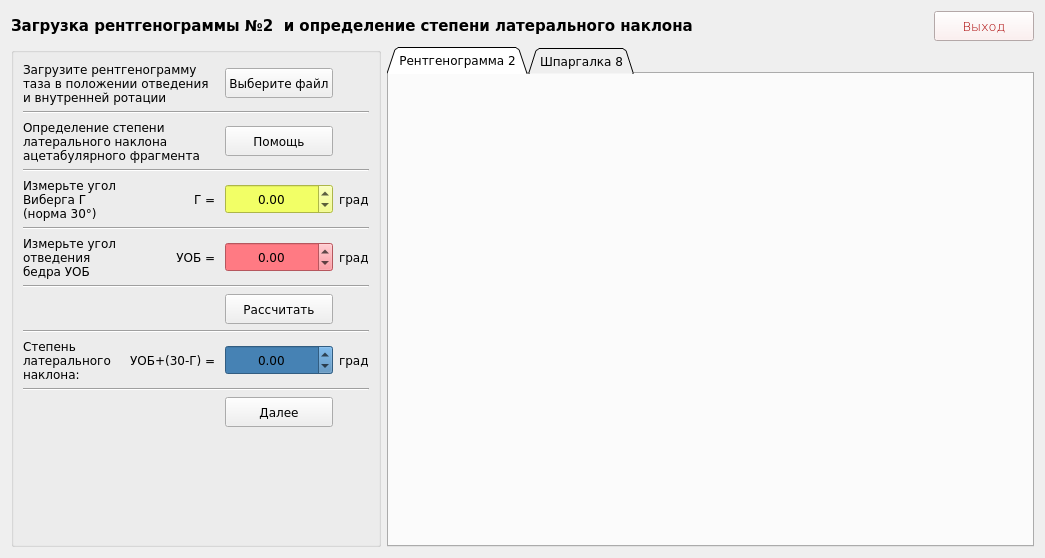
<?xml version="1.0" encoding="UTF-8"?>
<ui version="4.0">
 <class>Form7</class>
 <widget class="QWidget" name="Form7">
  <property name="geometry">
   <rect>
    <x>0</x>
    <y>0</y>
    <width>1045</width>
    <height>554</height>
   </rect>
  </property>
  <property name="windowTitle">
   <string>Form</string>
  </property>
  <property name="styleSheet">
   <string notr="true"/>
  </property>
  <layout class="QGridLayout" name="gridLayout">
   <item row="0" column="0" colspan="2">
    <widget class="QLabel" name="label_12">
     <property name="minimumSize">
      <size>
       <width>0</width>
       <height>30</height>
      </size>
     </property>
     <property name="font">
      <font>
       <family>Verdana</family>
       <pointsize>11</pointsize>
       <weight>75</weight>
       <italic>false</italic>
       <bold>true</bold>
      </font>
     </property>
     <property name="styleSheet">
      <string notr="true">font: 75 11pt &quot;Verdana&quot;;
font-weight: bold;</string>
     </property>
     <property name="text">
      <string>Загрузка рентгенограммы №2  и определение степени латерального наклона</string>
     </property>
    </widget>
   </item>
   <item row="1" column="0">
    <widget class="QGroupBox" name="groupBox">
     <property name="minimumSize">
      <size>
       <width>370</width>
       <height>0</height>
      </size>
     </property>
     <property name="maximumSize">
      <size>
       <width>370</width>
       <height>16777215</height>
      </size>
     </property>
     <property name="font">
      <font>
       <family>Verdana</family>
       <pointsize>9</pointsize>
      </font>
     </property>
     <property name="title">
      <string/>
     </property>
     <layout class="QGridLayout" name="gridLayout_2">
      <item row="10" column="3">
       <widget class="QDoubleSpinBox" name="doubleSpinBox_3">
        <property name="minimumSize">
         <size>
          <width>0</width>
          <height>30</height>
         </size>
        </property>
        <property name="font">
         <font>
          <family>Verdana</family>
          <pointsize>9</pointsize>
         </font>
        </property>
        <property name="styleSheet">
         <string notr="true">background-color: #4682B4;</string>
        </property>
        <property name="alignment">
         <set>Qt::AlignCenter</set>
        </property>
        <property name="minimum">
         <double>-10000.000000000000000</double>
        </property>
        <property name="maximum">
         <double>10000.989999999999782</double>
        </property>
        <property name="singleStep">
         <double>0.100000000000000</double>
        </property>
       </widget>
      </item>
      <item row="8" column="3">
       <widget class="QPushButton" name="pushButton_3">
        <property name="minimumSize">
         <size>
          <width>0</width>
          <height>30</height>
         </size>
        </property>
        <property name="font">
         <font>
          <family>Verdana</family>
          <pointsize>9</pointsize>
         </font>
        </property>
        <property name="cursor">
         <cursorShape>PointingHandCursor</cursorShape>
        </property>
        <property name="text">
         <string>Рассчитать</string>
        </property>
       </widget>
      </item>
      <item row="10" column="0" colspan="2">
       <widget class="QLabel" name="label_9">
        <property name="font">
         <font>
          <family>Verdana</family>
          <pointsize>9</pointsize>
         </font>
        </property>
        <property name="text">
         <string>Степень латерального наклона:</string>
        </property>
        <property name="wordWrap">
         <bool>true</bool>
        </property>
       </widget>
      </item>
      <item row="2" column="0" colspan="3">
       <widget class="QLabel" name="label_2">
        <property name="font">
         <font>
          <family>Verdana</family>
          <pointsize>9</pointsize>
         </font>
        </property>
        <property name="text">
         <string>Определение степени латерального наклона ацетабулярного фрагмента</string>
        </property>
        <property name="wordWrap">
         <bool>true</bool>
        </property>
       </widget>
      </item>
      <item row="4" column="3">
       <widget class="QDoubleSpinBox" name="doubleSpinBox">
        <property name="minimumSize">
         <size>
          <width>0</width>
          <height>30</height>
         </size>
        </property>
        <property name="font">
         <font>
          <family>Verdana</family>
          <pointsize>9</pointsize>
         </font>
        </property>
        <property name="styleSheet">
         <string notr="true">background-color: #f2ff66;</string>
        </property>
        <property name="alignment">
         <set>Qt::AlignCenter</set>
        </property>
        <property name="minimum">
         <double>-10000.000000000000000</double>
        </property>
        <property name="maximum">
         <double>10000.989999999999782</double>
        </property>
        <property name="singleStep">
         <double>0.100000000000000</double>
        </property>
       </widget>
      </item>
      <item row="2" column="3">
       <widget class="QPushButton" name="pushButton_2">
        <property name="minimumSize">
         <size>
          <width>0</width>
          <height>30</height>
         </size>
        </property>
        <property name="font">
         <font>
          <family>Verdana</family>
          <pointsize>9</pointsize>
         </font>
        </property>
        <property name="cursor">
         <cursorShape>PointingHandCursor</cursorShape>
        </property>
        <property name="text">
         <string>Помощь</string>
        </property>
       </widget>
      </item>
      <item row="0" column="0" colspan="3">
       <widget class="QLabel" name="label_11">
        <property name="font">
         <font>
          <family>Verdana</family>
          <pointsize>9</pointsize>
         </font>
        </property>
        <property name="text">
         <string>Загрузите рентгенограмму таза в положении отведения и внутренней ротации</string>
        </property>
        <property name="wordWrap">
         <bool>true</bool>
        </property>
       </widget>
      </item>
      <item row="4" column="0" colspan="2">
       <widget class="QLabel" name="label_3">
        <property name="font">
         <font>
          <family>Verdana</family>
          <pointsize>9</pointsize>
         </font>
        </property>
        <property name="text">
         <string>Измерьте угол Виберга Г (норма 30°)</string>
        </property>
        <property name="wordWrap">
         <bool>true</bool>
        </property>
       </widget>
      </item>
      <item row="6" column="2">
       <widget class="QLabel" name="label_7">
        <property name="font">
         <font>
          <family>Verdana</family>
          <pointsize>9</pointsize>
         </font>
        </property>
        <property name="text">
         <string>УОБ = </string>
        </property>
        <property name="alignment">
         <set>Qt::AlignRight|Qt::AlignTrailing|Qt::AlignVCenter</set>
        </property>
       </widget>
      </item>
      <item row="12" column="3">
       <widget class="QPushButton" name="pushButton_4">
        <property name="minimumSize">
         <size>
          <width>0</width>
          <height>30</height>
         </size>
        </property>
        <property name="font">
         <font>
          <family>Verdana</family>
          <pointsize>9</pointsize>
         </font>
        </property>
        <property name="cursor">
         <cursorShape>PointingHandCursor</cursorShape>
        </property>
        <property name="text">
         <string>Далее</string>
        </property>
       </widget>
      </item>
      <item row="6" column="3">
       <widget class="QDoubleSpinBox" name="doubleSpinBox_2">
        <property name="minimumSize">
         <size>
          <width>0</width>
          <height>30</height>
         </size>
        </property>
        <property name="font">
         <font>
          <family>Verdana</family>
          <pointsize>9</pointsize>
         </font>
        </property>
        <property name="styleSheet">
         <string notr="true">background-color: #ff7a83;</string>
        </property>
        <property name="alignment">
         <set>Qt::AlignCenter</set>
        </property>
        <property name="minimum">
         <double>-10000.000000000000000</double>
        </property>
        <property name="maximum">
         <double>10000.989999999999782</double>
        </property>
        <property name="singleStep">
         <double>0.100000000000000</double>
        </property>
       </widget>
      </item>
      <item row="4" column="4">
       <widget class="QLabel" name="label_6">
        <property name="font">
         <font>
          <family>Verdana</family>
          <pointsize>9</pointsize>
         </font>
        </property>
        <property name="text">
         <string>град</string>
        </property>
       </widget>
      </item>
      <item row="4" column="2">
       <widget class="QLabel" name="label_5">
        <property name="font">
         <font>
          <family>Verdana</family>
          <pointsize>9</pointsize>
         </font>
        </property>
        <property name="text">
         <string>Г = </string>
        </property>
        <property name="alignment">
         <set>Qt::AlignRight|Qt::AlignTrailing|Qt::AlignVCenter</set>
        </property>
       </widget>
      </item>
      <item row="10" column="2">
       <widget class="QLabel" name="label_10">
        <property name="font">
         <font>
          <family>Verdana</family>
          <pointsize>9</pointsize>
         </font>
        </property>
        <property name="text">
         <string> УОБ+(30-Г) = </string>
        </property>
        <property name="alignment">
         <set>Qt::AlignRight|Qt::AlignTrailing|Qt::AlignVCenter</set>
        </property>
       </widget>
      </item>
      <item row="6" column="4">
       <widget class="QLabel" name="label_8">
        <property name="font">
         <font>
          <family>Verdana</family>
          <pointsize>9</pointsize>
         </font>
        </property>
        <property name="text">
         <string>град</string>
        </property>
       </widget>
      </item>
      <item row="10" column="4">
       <widget class="QLabel" name="label_13">
        <property name="font">
         <font>
          <family>Verdana</family>
          <pointsize>9</pointsize>
         </font>
        </property>
        <property name="text">
         <string>град</string>
        </property>
       </widget>
      </item>
      <item row="13" column="3">
       <spacer name="verticalSpacer">
        <property name="font">
         <font>
          <family>Verdana</family>
          <pointsize>9</pointsize>
         </font>
        </property>
        <property name="orientation">
         <enum>Qt::Vertical</enum>
        </property>
        <property name="sizeHint" stdset="0">
         <size>
          <width>20</width>
          <height>40</height>
         </size>
        </property>
       </spacer>
      </item>
      <item row="0" column="3">
       <widget class="QPushButton" name="pushButton_6">
        <property name="minimumSize">
         <size>
          <width>0</width>
          <height>30</height>
         </size>
        </property>
        <property name="font">
         <font>
          <family>Verdana</family>
          <pointsize>9</pointsize>
         </font>
        </property>
        <property name="cursor">
         <cursorShape>PointingHandCursor</cursorShape>
        </property>
        <property name="text">
         <string>Выберите файл</string>
        </property>
       </widget>
      </item>
      <item row="6" column="0" colspan="2">
       <widget class="QLabel" name="label_4">
        <property name="font">
         <font>
          <family>Verdana</family>
          <pointsize>9</pointsize>
         </font>
        </property>
        <property name="text">
         <string>Измерьте угол отведения бедра УОБ</string>
        </property>
        <property name="wordWrap">
         <bool>true</bool>
        </property>
       </widget>
      </item>
      <item row="1" column="0" colspan="5">
       <widget class="Line" name="line">
        <property name="font">
         <font>
          <family>Verdana</family>
          <pointsize>9</pointsize>
         </font>
        </property>
        <property name="orientation">
         <enum>Qt::Horizontal</enum>
        </property>
       </widget>
      </item>
      <item row="3" column="0" colspan="5">
       <widget class="Line" name="line_2">
        <property name="font">
         <font>
          <family>Verdana</family>
          <pointsize>9</pointsize>
         </font>
        </property>
        <property name="orientation">
         <enum>Qt::Horizontal</enum>
        </property>
       </widget>
      </item>
      <item row="5" column="0" colspan="5">
       <widget class="Line" name="line_3">
        <property name="font">
         <font>
          <family>Verdana</family>
          <pointsize>9</pointsize>
         </font>
        </property>
        <property name="orientation">
         <enum>Qt::Horizontal</enum>
        </property>
       </widget>
      </item>
      <item row="7" column="0" colspan="5">
       <widget class="Line" name="line_4">
        <property name="font">
         <font>
          <family>Verdana</family>
          <pointsize>9</pointsize>
         </font>
        </property>
        <property name="orientation">
         <enum>Qt::Horizontal</enum>
        </property>
       </widget>
      </item>
      <item row="9" column="0" colspan="5">
       <widget class="Line" name="line_5">
        <property name="font">
         <font>
          <family>Verdana</family>
          <pointsize>9</pointsize>
         </font>
        </property>
        <property name="orientation">
         <enum>Qt::Horizontal</enum>
        </property>
       </widget>
      </item>
      <item row="11" column="0" colspan="5">
       <widget class="Line" name="line_6">
        <property name="font">
         <font>
          <family>Verdana</family>
          <pointsize>9</pointsize>
         </font>
        </property>
        <property name="orientation">
         <enum>Qt::Horizontal</enum>
        </property>
       </widget>
      </item>
     </layout>
    </widget>
   </item>
   <item row="0" column="2">
    <widget class="QPushButton" name="pushButton_5">
     <property name="maximumSize">
      <size>
       <width>100</width>
       <height>50</height>
      </size>
     </property>
     <property name="font">
      <font>
       <family>Verdana</family>
       <pointsize>10</pointsize>
       <weight>9</weight>
       <italic>false</italic>
       <bold>false</bold>
      </font>
     </property>
     <property name="cursor">
      <cursorShape>PointingHandCursor</cursorShape>
     </property>
     <property name="styleSheet">
      <string notr="true">background-color: #fcebeb;
font: 75 10pt &quot;Verdana&quot;;
color: rgb(170, 0, 0);</string>
     </property>
     <property name="text">
      <string>Выход</string>
     </property>
    </widget>
   </item>
   <item row="1" column="1" colspan="2">
    <widget class="QTabWidget" name="tabWidget">
     <property name="minimumSize">
      <size>
       <width>500</width>
       <height>500</height>
      </size>
     </property>
     <property name="font">
      <font>
       <family>Verdana</family>
       <pointsize>9</pointsize>
      </font>
     </property>
     <property name="tabShape">
      <enum>QTabWidget::Triangular</enum>
     </property>
     <property name="currentIndex">
      <number>0</number>
     </property>
     <widget class="QWidget" name="tab">
      <attribute name="title">
       <string>Рентгенограмма 2</string>
      </attribute>
     </widget>
     <widget class="QWidget" name="tab_2">
      <attribute name="title">
       <string>Шпаргалка 8</string>
      </attribute>
     </widget>
    </widget>
   </item>
  </layout>
 </widget>
 <resources/>
 <connections/>
</ui>
